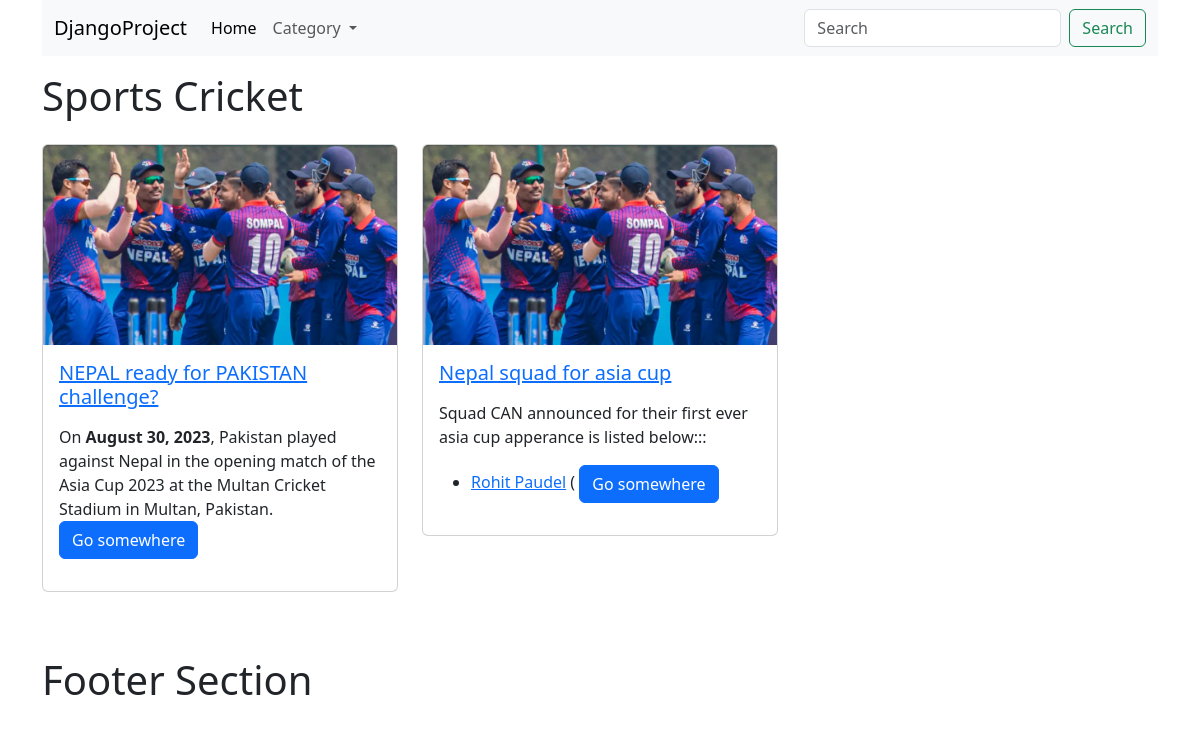
The page /category/sports-cricket on the database its author committed.
### blog/models.py (models this page shows, shortened)
class Category(models.Model):
    name = models.CharField(max_length=100,unique=True)
    slug = models.SlugField(max_length=100,unique=True)
    order = models.IntegerField(default=0)
    image = models.ImageField(upload_to='category',blank=True)
    description = RichTextField(blank=True,null=True)

class News(models.Model):
    category = models.ForeignKey(Category,on_delete=models.CASCADE)
    created_at = models.DateTimeField(auto_now_add=True)
    updated_at = models.DateTimeField(auto_now=True)
    title = models.CharField(max_length=100,unique=True)
    slug = models.SlugField(max_length=100,unique=True)
    image = models.ImageField(upload_to='news',blank=True)
    description = RichTextField(blank=True,null=True)
    page_views = models.IntegerField(default=0)
    is_banner =  models.IntegerField(default=0)
    class Meta:
        verbose_name_plural = 'News'
    def limit_description(self):
        return self.description[:200] + '...'

### blog/views.py (the view)
# urls.py: path('category/<slug>',views.category_news,name='category'),
def category_news(request,slug):
    data={
        'catData': Category.objects.get(slug=slug),
        'newsData': News.objects.filter(category__slug=slug)
    }
    return render(request,'category.html',data)

### blog/helper.py (called while the page is built)
def global_data(request):
    data={
        'categoryData':Category.objects.all()
    }
    return data

### blog/templates/category.html (shortened to what this page needs)
{% extends 'layouts.html' %}
{% block content %}
{% load static %}
<div class="row">
    <div class="col-md-12 mt-3">
        <h1>{{catData.name}}</h1>
    </div>
</div>
{% if newsData %}
<div class="row mt-3">
    {% for news in newsData%}
      <div class="col-md-4 mb-3">
          <div class="card">
            {% if news.image %}
              <img src="{{news.image.url}}" height="200" class="card-img-top" alt="...">
            {% endif %}
              <div class="card-body">
                <h5 class="card-title"><a href="{% url 'news' news.slug %}">{{news.title}}</a></h5>
                <p class="card-text">
                  {{news.limit_description | safe}}
                </p>
                <a href="{% url 'news' news.slug %}" class="btn btn-primary">Go somewhere</a>
              </div>
            </div>
      </div>
      {% endfor %}
  </div>
{% else %}
<div class="row mt-3 mb-3">
    <h3 style="color:red;">There is no news</h1>
        <hr>
        <a href="{% url 'index' %}" class="btn btn-primary">Goto home page</a>
</div>
{% endif %}
{% endblock %}

### rows shown on the page
Category: name "Sports Cricket"
News: image (picture), title "NEPAL ready for PAKISTAN challenge?", limit_description "On August 30, 2023 , Pakistan played against Nepal in the opening match of the Asia Cup 2023 at the Multan Cricket Stadium in Multan, Pakistan."
News: image (picture), title "Nepal squad for asia cup", limit_description "Squad CAN announced for their first ever asia cup apperance is listed below::: Rohit Paudel ("
